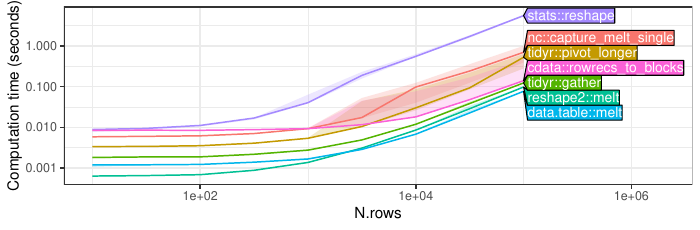

The R source for this figure:
source("packages.R")

who.timings <- readRDS("figure-who-rows-data.rds")

who.timings[, seconds := time/1e9]
stats.timings <- who.timings[, .(
  median=median(seconds),
  q25=quantile(seconds, 0.25),
  q75=quantile(seconds, 0.75)
), by=.(N.rows, expr)]

gg <- ggplot()+
  theme_bw()+
  geom_ribbon(aes(
    N.rows, ymin=q25, ymax=q75, fill=expr),
    alpha=0.2,
    data=stats.timings)+
  geom_line(aes(
    N.rows, median, color=expr),
    data=stats.timings)+
  scale_x_log10(limits=c(NA, max(stats.timings$N.rows)*10))+
  scale_y_log10("Computation time (seconds)")
dl <- directlabels::direct.label(gg, "last.polygons")

pdf("figure-who-rows.pdf", 3, 3)
print(dl)
dev.off()

png("figure-who-rows.png", 3, 3, units="in", res=100)
print(dl)
dev.off()
